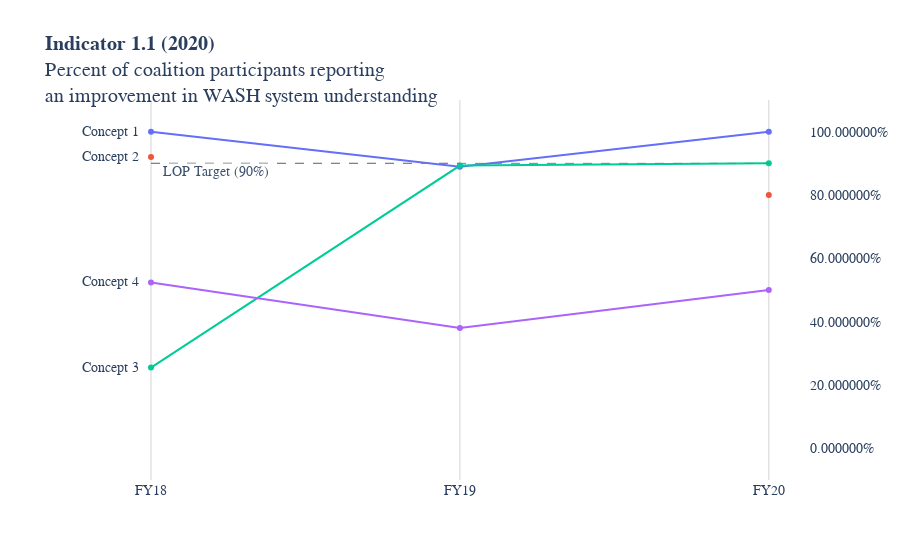

The cell this chart's notebook holds for it:
### Code cell
df = pd.DataFrame({'concept': [1, 2, 3, 4],
                  'fy18': [1, 0.92, 0.255, 0.524],
                  'fy19': [0.889, np.nan, 0.893, 0.38],
                  'fy20': [1, .8, .9, .5]})

fig = go.Figure()

x = ['FY18', 'FY19', 'FY20']
for row in df.iterrows():
    y = (row[1][1], row[1][2], row[1][3])
    fig.add_trace(go.Scatter(x=x, y=y, name='Concept ' + str(int(row[1][0])),
                            hovertemplate='%{y:.0%}'))
    
    label = 'Concept ' + str(int(row[1][0]))
    fig.add_annotation(dict(x=0, y=y[0], text=label,
                          xanchor='right', yanchor='middle', xshift=-10, 
                          showarrow=False))

# update yaxes
fig.update_yaxes(range=[-.1,1.1], showgrid=False, zeroline=False,
                side='right', tickformat='%') 

# update xaxes
fig.update_xaxes(showgrid=True, gridwidth=1, gridcolor='lightgrey')

fig.update_layout(plot_bgcolor='rgba(0,0,0,0)',
                 title_text='<b>Indicator 1.1 (2020)</b>' +
                  '<br>Percent of coalition participants reporting ' +
                  '<br>an improvement in WASH system understanding',
                   showlegend=False)

# add target line
fig.add_shape(dict(
    type='line',
    x0=0, x1=1, y0=.9, y1=.9,
    line=dict(color='grey', width=1, dash='dash')))

fig.add_annotation(dict(x=0, y=.9, text='LOP Target (90%)',
                          xanchor='left', yanchor='top', xshift=10, 
                          showarrow=False, bgcolor='white', opacity=.9))

# Add target line
fig.add_shape(dict(
    type='line',
    x0=0, x1=2, y0=.9, y1=.9,
    line=dict(color='grey', width=1, dash='dash')))

# update font
fig.update_layout(font=dict(family='Gill Sans MT, Arial', size=14))

# Remove mode bar
config = {'displayModeBar': False}

fig.show(config=config)

### Figure 1 — Plotly figure (JSON) as saved in the notebook; plotly's stock layout.template omitted (floating-point values rounded to 4 significant figures)
{"data": [{"hovertemplate": "%{y:.0%}", "name": "Concept 1", "type": "scatter", "x": ["FY18", "FY19", "FY20"], "y": [1, 0.889, 1]}, {"hovertemplate": "%{y:.0%}", "name": "Concept 2", "type": "scatter", "x": ["FY18", "FY19", "FY20"], "y": [0.92, null, 0.8]}, {"hovertemplate": "%{y:.0%}", "name": "Concept 3", "type": "scatter", "x": ["FY18", "FY19", "FY20"], "y": [0.255, 0.893, 0.9]}, {"hovertemplate": "%{y:.0%}", "name": "Concept 4", "type": "scatter", "x": ["FY18", "FY19", "FY20"], "y": [0.524, 0.38, 0.5]}], "layout": {"annotations": [{"showarrow": false, "text": "Concept 1", "x": 0, "xanchor": "right", "xshift": -10, "y": 1, "yanchor": "middle"}, {"showarrow": false, "text": "Concept 2", "x": 0, "xanchor": "right", "xshift": -10, "y": 0.92, "yanchor": "middle"}, {"showarrow": false, "text": "Concept 3", "x": 0, "xanchor": "right", "xshift": -10, "y": 0.255, "yanchor": "middle"}, {"showarrow": false, "text": "Concept 4", "x": 0, "xanchor": "right", "xshift": -10, "y": 0.524, "yanchor": "middle"}, {"bgcolor": "white", "opacity": 0.9, "showarrow": false, "text": "LOP Target (90%)", "x": 0, "xanchor": "left", "xshift": 10, "y": 0.9, "yanchor": "top"}], "font": {"family": "Gill Sans MT, Arial", "size": 14}, "plot_bgcolor": "rgba(0,0,0,0)", "shapes": [{"line": {"color": "grey", "dash": "dash", "width": 1}, "type": "line", "x0": 0, "x1": 1, "y0": 0.9, "y1": 0.9}, {"line": {"color": "grey", "dash": "dash", "width": 1}, "type": "line", "x0": 0, "x1": 2, "y0": 0.9, "y1": 0.9}], "showlegend": false, "title": {"text": "<b>Indicator 1.1 (2020)</b><br>Percent of coalition participants reporting <br>an improvement in WASH system understanding"}, "xaxis": {"gridcolor": "lightgrey", "gridwidth": 1, "showgrid": true}, "yaxis": {"range": [-0.1, 1.1], "showgrid": false, "side": "right", "tickformat": "%", "zeroline": false}}}
